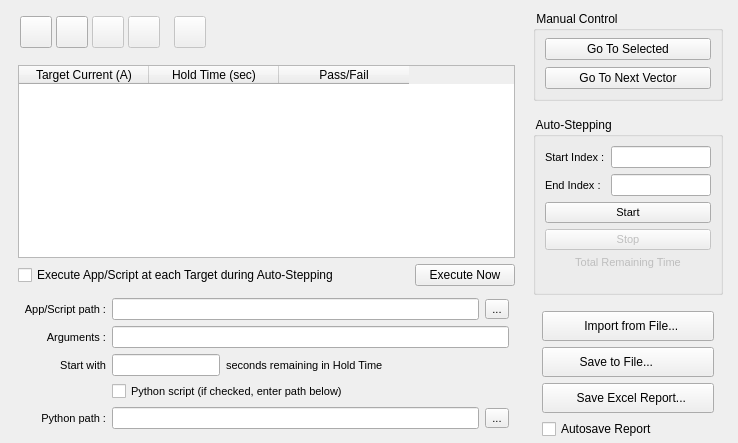
      <widget class="QWidget" name="tableTab">
       <property name="autoFillBackground">
        <bool>false</bool>
       </property>
       <attribute name="title">
        <string>Table</string>
       </attribute>
       <layout class="QGridLayout" name="tableTabLayout">
        <property name="leftMargin">
         <number>18</number>
        </property>
        <property name="topMargin">
         <number>11</number>
        </property>
        <property name="rightMargin">
         <number>15</number>
        </property>
        <property name="bottomMargin">
         <number>2</number>
        </property>
        <property name="horizontalSpacing">
         <number>18</number>
        </property>
        <property name="verticalSpacing">
         <number>6</number>
        </property>
        <item row="3" column="2">
         <widget class="QPushButton" name="executeNowButton">
          <property name="sizePolicy">
           <sizepolicy hsizetype="Fixed" vsizetype="Fixed">
            <horstretch>0</horstretch>
            <verstretch>0</verstretch>
           </sizepolicy>
          </property>
          <property name="minimumSize">
           <size>
            <width>100</width>
            <height>0</height>
           </size>
          </property>
          <property name="maximumSize">
           <size>
            <width>100</width>
            <height>16777215</height>
           </size>
          </property>
          <property name="text">
           <string>Execute Now</string>
          </property>
         </widget>
        </item>
        <item row="3" column="1">
         <spacer name="horizontalSpacer_6">
          <property name="orientation">
           <enum>Qt::Horizontal</enum>
          </property>
          <property name="sizeHint" stdset="0">
           <size>
            <width>40</width>
            <height>20</height>
           </size>
          </property>
         </spacer>
        </item>
        <item row="4" column="0" colspan="3">
         <widget class="QFrame" name="appFrame">
          <property name="sizePolicy">
           <sizepolicy hsizetype="Preferred" vsizetype="Fixed">
            <horstretch>0</horstretch>
            <verstretch>0</verstretch>
           </sizepolicy>
          </property>
          <property name="minimumSize">
           <size>
            <width>0</width>
            <height>0</height>
           </size>
          </property>
          <property name="font">
           <font>
            <family>Arial</family>
            <pointsize>8</pointsize>
           </font>
          </property>
          <property name="frameShape">
           <enum>QFrame::NoFrame</enum>
          </property>
          <property name="frameShadow">
           <enum>QFrame::Plain</enum>
          </property>
          <layout class="QGridLayout" name="appLayout">
           <property name="leftMargin">
            <number>6</number>
           </property>
           <property name="topMargin">
            <number>6</number>
           </property>
           <property name="rightMargin">
            <number>6</number>
           </property>
           <property name="bottomMargin">
            <number>6</number>
           </property>
           <item row="1" column="4">
            <widget class="QToolButton" name="appLocationButton">
             <property name="toolTip">
              <string>Browse for location...</string>
             </property>
             <property name="text">
              <string>...</string>
             </property>
            </widget>
           </item>
           <item row="5" column="4">
            <widget class="QToolButton" name="pythonLocationButton">
             <property name="toolTip">
              <string>Browse for Python location...</string>
             </property>
             <property name="text">
              <string>...</string>
             </property>
            </widget>
           </item>
           <item row="1" column="0">
            <widget class="QLabel" name="appLocationLabel">
             <property name="text">
              <string>App/Script path :</string>
             </property>
             <property name="alignment">
              <set>Qt::AlignRight|Qt::AlignTrailing|Qt::AlignVCenter</set>
             </property>
            </widget>
           </item>
           <item row="3" column="4">
            <spacer name="horizontalSpacer_7">
             <property name="orientation">
              <enum>Qt::Horizontal</enum>
             </property>
             <property name="sizeType">
              <enum>QSizePolicy::Minimum</enum>
             </property>
             <property name="sizeHint" stdset="0">
              <size>
               <width>10</width>
               <height>20</height>
              </size>
             </property>
            </spacer>
           </item>
           <item row="3" column="2">
            <widget class="QLabel" name="appStartLabel2">
             <property name="text">
              <string>seconds remaining in Hold Time</string>
             </property>
            </widget>
           </item>
           <item row="3" column="0">
            <widget class="QLabel" name="appStartLabel1">
             <property name="text">
              <string>Start with</string>
             </property>
             <property name="alignment">
              <set>Qt::AlignRight|Qt::AlignTrailing|Qt::AlignVCenter</set>
             </property>
            </widget>
           </item>
           <item row="5" column="0">
            <widget class="QLabel" name="pythonPathLabel">
             <property name="text">
              <string>Python path :</string>
             </property>
             <property name="alignment">
              <set>Qt::AlignRight|Qt::AlignTrailing|Qt::AlignVCenter</set>
             </property>
            </widget>
           </item>
           <item row="4" column="1" colspan="4">
            <widget class="QCheckBox" name="pythonCheckBox">
             <property name="text">
              <string>Python script (if checked, enter path below)</string>
             </property>
            </widget>
           </item>
           <item row="3" column="1">
            <widget class="QLineEdit" name="appStartEdit">
             <property name="minimumSize">
              <size>
               <width>0</width>
               <height>20</height>
              </size>
             </property>
             <property name="alignment">
              <set>Qt::AlignCenter</set>
             </property>
            </widget>
           </item>
           <item row="2" column="0">
            <widget class="QLabel" name="appArgsLabel">
             <property name="text">
              <string>Arguments :</string>
             </property>
             <property name="alignment">
              <set>Qt::AlignRight|Qt::AlignTrailing|Qt::AlignVCenter</set>
             </property>
            </widget>
           </item>
           <item row="3" column="3">
            <spacer name="horizontalSpacer_8">
             <property name="orientation">
              <enum>Qt::Horizontal</enum>
             </property>
             <property name="sizeHint" stdset="0">
              <size>
               <width>40</width>
               <height>20</height>
              </size>
             </property>
            </spacer>
           </item>
           <item row="1" column="1" colspan="3">
            <widget class="QLineEdit" name="appLocationEdit">
             <property name="minimumSize">
              <size>
               <width>0</width>
               <height>20</height>
              </size>
             </property>
            </widget>
           </item>
           <item row="5" column="1" colspan="3">
            <widget class="QLineEdit" name="pythonPathEdit">
             <property name="minimumSize">
              <size>
               <width>0</width>
               <height>21</height>
              </size>
             </property>
            </widget>
           </item>
           <item row="2" column="1" colspan="4">
            <widget class="QLineEdit" name="appArgsEdit">
             <property name="minimumSize">
              <size>
               <width>0</width>
               <height>20</height>
              </size>
             </property>
            </widget>
           </item>
          </layout>
         </widget>
        </item>
        <item row="3" column="0">
         <widget class="QCheckBox" name="executeCheckBox">
          <property name="minimumSize">
           <size>
            <width>0</width>
            <height>20</height>
           </size>
          </property>
          <property name="maximumSize">
           <size>
            <width>16777215</width>
            <height>20</height>
           </size>
          </property>
          <property name="toolTip">
           <string>Launches the specified app or script in the background at each table target</string>
          </property>
          <property name="text">
           <string>Execute App/Script at each Target during Auto-Stepping</string>
          </property>
         </widget>
        </item>
        <item row="2" column="0" colspan="3">
         <widget class="QTableWidgetWithCopyPaste" name="tableWidget">
          <property name="font">
           <font>
            <weight>50</weight>
            <bold>false</bold>
           </font>
          </property>
          <property name="sizeAdjustPolicy">
           <enum>QAbstractScrollArea::AdjustToContents</enum>
          </property>
          <property name="alternatingRowColors">
           <bool>false</bool>
          </property>
          <property name="selectionMode">
           <enum>QAbstractItemView::SingleSelection</enum>
          </property>
          <property name="selectionBehavior">
           <enum>QAbstractItemView::SelectRows</enum>
          </property>
          <property name="gridStyle">
           <enum>Qt::SolidLine</enum>
          </property>
          <property name="wordWrap">
           <bool>false</bool>
          </property>
          <property name="columnCount">
           <number>3</number>
          </property>
          <attribute name="horizontalHeaderMinimumSectionSize">
           <number>110</number>
          </attribute>
          <attribute name="horizontalHeaderDefaultSectionSize">
           <number>130</number>
          </attribute>
          <attribute name="verticalHeaderMinimumSectionSize">
           <number>24</number>
          </attribute>
          <attribute name="verticalHeaderDefaultSectionSize">
           <number>26</number>
          </attribute>
          <column>
           <property name="text">
            <string>Target Current (A)</string>
           </property>
           <property name="font">
            <font>
             <family>Segoe UI</family>
            </font>
           </property>
           <property name="textAlignment">
            <set>AlignHCenter|AlignBottom</set>
           </property>
          </column>
          <column>
           <property name="text">
            <string>Hold Time (sec)</string>
           </property>
           <property name="font">
            <font>
             <family>Segoe UI</family>
            </font>
           </property>
           <property name="textAlignment">
            <set>AlignHCenter|AlignBottom</set>
           </property>
          </column>
          <column>
           <property name="text">
            <string>Pass/Fail</string>
           </property>
           <property name="font">
            <font>
             <family>Segoe UI</family>
            </font>
           </property>
           <property name="textAlignment">
            <set>AlignHCenter|AlignBottom</set>
           </property>
          </column>
         </widget>
        </item>
        <item row="0" column="0">
         <widget class="QFrame" name="tableRowEditFrame">
          <property name="sizePolicy">
           <sizepolicy hsizetype="Minimum" vsizetype="Minimum">
            <horstretch>0</horstretch>
            <verstretch>0</verstretch>
           </sizepolicy>
          </property>
          <property name="minimumSize">
           <size>
            <width>190</width>
            <height>42</height>
           </size>
          </property>
          <property name="maximumSize">
           <size>
            <width>185</width>
            <height>46</height>
           </size>
          </property>
          <property name="frameShape">
           <enum>QFrame::NoFrame</enum>
          </property>
          <property name="frameShadow">
           <enum>QFrame::Raised</enum>
          </property>
          <property name="lineWidth">
           <number>0</number>
          </property>
          <layout class="QHBoxLayout" name="vectorRowEditHorizontalLayout">
           <property name="spacing">
            <number>2</number>
           </property>
           <property name="leftMargin">
            <number>0</number>
           </property>
           <property name="topMargin">
            <number>0</number>
           </property>
           <property name="rightMargin">
            <number>0</number>
           </property>
           <property name="bottomMargin">
            <number>0</number>
           </property>
           <item>
            <widget class="QToolButton" name="addRowAboveToolButton">
             <property name="enabled">
              <bool>true</bool>
             </property>
             <property name="minimumSize">
              <size>
               <width>32</width>
               <height>32</height>
              </size>
             </property>
             <property name="toolTip">
              <string>Add Row Above</string>
             </property>
             <property name="text">
              <string/>
             </property>
             <property name="icon">
              <iconset resource="magnetdaq.qrc">
               <normaloff>:/magnetdaq/Resources/insert-above.png</normaloff>:/magnetdaq/Resources/insert-above.png</iconset>
             </property>
             <property name="iconSize">
              <size>
               <width>24</width>
               <height>24</height>
              </size>
             </property>
            </widget>
           </item>
           <item>
            <widget class="QToolButton" name="addRowBelowToolButton">
             <property name="enabled">
              <bool>true</bool>
             </property>
             <property name="minimumSize">
              <size>
               <width>32</width>
               <height>32</height>
              </size>
             </property>
             <property name="toolTip">
              <string>Add Row Below</string>
             </property>
             <property name="text">
              <string/>
             </property>
             <property name="icon">
              <iconset resource="magnetdaq.qrc">
               <normaloff>:/magnetdaq/Resources/insert-below.png</normaloff>:/magnetdaq/Resources/insert-below.png</iconset>
             </property>
             <property name="iconSize">
              <size>
               <width>24</width>
               <height>24</height>
              </size>
             </property>
            </widget>
           </item>
           <item>
            <widget class="QToolButton" name="removeRowToolButton">
             <property name="enabled">
              <bool>false</bool>
             </property>
             <property name="minimumSize">
              <size>
               <width>32</width>
               <height>32</height>
              </size>
             </property>
             <property name="toolTip">
              <string>Delete Row</string>
             </property>
             <property name="text">
              <string/>
             </property>
             <property name="icon">
              <iconset resource="magnetdaq.qrc">
               <normaloff>:/magnetdaq/Resources/delete-row.png</normaloff>:/magnetdaq/Resources/delete-row.png</iconset>
             </property>
             <property name="iconSize">
              <size>
               <width>24</width>
               <height>24</height>
              </size>
             </property>
            </widget>
           </item>
           <item>
            <widget class="QToolButton" name="tableClearToolButton">
             <property name="enabled">
              <bool>false</bool>
             </property>
             <property name="minimumSize">
              <size>
               <width>32</width>
               <height>32</height>
              </size>
             </property>
             <property name="toolTip">
              <string>Clear Table</string>
             </property>
             <property name="text">
              <string/>
             </property>
             <property name="icon">
              <iconset resource="magnetdaq.qrc">
               <normaloff>:/magnetdaq/Resources/erase-table.png</normaloff>:/magnetdaq/Resources/erase-table.png</iconset>
             </property>
             <property name="iconSize">
              <size>
               <width>24</width>
               <height>24</height>
              </size>
             </property>
            </widget>
           </item>
           <item>
            <spacer name="tableToolbarSpacer">
             <property name="orientation">
              <enum>Qt::Horizontal</enum>
             </property>
             <property name="sizeType">
              <enum>QSizePolicy::Fixed</enum>
             </property>
             <property name="sizeHint" stdset="0">
              <size>
               <width>10</width>
               <height>20</height>
              </size>
             </property>
            </spacer>
           </item>
           <item>
            <widget class="QToolButton" name="togglePersistenceToolButton">
             <property name="enabled">
              <bool>false</bool>
             </property>
             <property name="minimumSize">
              <size>
               <width>32</width>
               <height>32</height>
              </size>
             </property>
             <property name="toolTip">
              <string>Toggle Persistence for All Entries</string>
             </property>
             <property name="text">
              <string/>
             </property>
             <property name="icon">
              <iconset resource="magnetdaq.qrc">
               <normaloff>:/magnetdaq/Resources/pswitch.png</normaloff>:/magnetdaq/Resources/pswitch.png</iconset>
             </property>
             <property name="iconSize">
              <size>
               <width>24</width>
               <height>24</height>
              </size>
             </property>
            </widget>
           </item>
          </layout>
         </widget>
        </item>
        <item row="0" column="1" colspan="2">
         <spacer name="horizontalSpacer_5">
          <property name="orientation">
           <enum>Qt::Horizontal</enum>
          </property>
          <property name="sizeHint" stdset="0">
           <size>
            <width>40</width>
            <height>20</height>
           </size>
          </property>
         </spacer>
        </item>
        <item row="0" column="3" rowspan="6">
         <widget class="QFrame" name="tableControlFrame">
          <property name="minimumSize">
           <size>
            <width>170</width>
            <height>0</height>
           </size>
          </property>
          <property name="maximumSize">
           <size>
            <width>190</width>
            <height>16777215</height>
           </size>
          </property>
          <property name="frameShape">
           <enum>QFrame::NoFrame</enum>
          </property>
          <property name="frameShadow">
           <enum>QFrame::Raised</enum>
          </property>
          <property name="lineWidth">
           <number>0</number>
          </property>
          <layout class="QVBoxLayout" name="tableControlLayout">
           <property name="spacing">
            <number>16</number>
           </property>
           <property name="leftMargin">
            <number>0</number>
           </property>
           <property name="topMargin">
            <number>0</number>
           </property>
           <property name="rightMargin">
            <number>0</number>
           </property>
           <property name="bottomMargin">
            <number>0</number>
           </property>
           <item>
            <widget class="QGroupBox" name="manualControlGroupBox">
             <property name="minimumSize">
              <size>
               <width>0</width>
               <height>90</height>
              </size>
             </property>
             <property name="maximumSize">
              <size>
               <width>16777215</width>
               <height>16777215</height>
              </size>
             </property>
             <property name="title">
              <string> Manual Control </string>
             </property>
             <layout class="QVBoxLayout" name="manualControlLayout_2">
              <property name="spacing">
               <number>7</number>
              </property>
              <property name="topMargin">
               <number>7</number>
              </property>
              <item>
               <widget class="QPushButton" name="goToSelectedButton">
                <property name="toolTip">
                 <string>Goes to first row in selection</string>
                </property>
                <property name="text">
                 <string>Go To Selected</string>
                </property>
               </widget>
              </item>
              <item>
               <widget class="QPushButton" name="goToNextButton">
                <property name="toolTip">
                 <string>Goes to next vector in table</string>
                </property>
                <property name="text">
                 <string>Go To Next Vector</string>
                </property>
               </widget>
              </item>
             </layout>
            </widget>
           </item>
           <item>
            <widget class="QGroupBox" name="autoStepGroupBox">
             <property name="minimumSize">
              <size>
               <width>0</width>
               <height>177</height>
              </size>
             </property>
             <property name="maximumSize">
              <size>
               <width>16777215</width>
               <height>16777215</height>
              </size>
             </property>
             <property name="font">
              <font>
               <pointsize>9</pointsize>
              </font>
             </property>
             <property name="title">
              <string> Auto-Stepping </string>
             </property>
             <layout class="QGridLayout" name="autostepLayout_2">
              <property name="bottomMargin">
               <number>4</number>
              </property>
              <item row="1" column="0">
               <widget class="QLabel" name="endIndexLabel">
                <property name="font">
                 <font>
                  <family>Arial</family>
                  <pointsize>8</pointsize>
                 </font>
                </property>
                <property name="text">
                 <string>End Index :</string>
                </property>
               </widget>
              </item>
              <item row="3" column="0" colspan="2">
               <widget class="QPushButton" name="autostartStopButton">
                <property name="enabled">
                 <bool>false</bool>
                </property>
                <property name="font">
                 <font>
                  <family>Arial</family>
                  <pointsize>8</pointsize>
                 </font>
                </property>
                <property name="text">
                 <string>Stop</string>
                </property>
               </widget>
              </item>
              <item row="1" column="1">
               <widget class="QLineEdit" name="endIndexEdit">
                <property name="minimumSize">
                 <size>
                  <width>0</width>
                  <height>20</height>
                 </size>
                </property>
                <property name="font">
                 <font>
                  <family>Arial</family>
                  <pointsize>8</pointsize>
                 </font>
                </property>
               </widget>
              </item>
              <item row="5" column="0" colspan="2">
               <widget class="QLabel" name="autostepRemainingTimeValue">
                <property name="enabled">
                 <bool>false</bool>
                </property>
                <property name="font">
                 <font>
                  <family>Arial</family>
                  <pointsize>8</pointsize>
                 </font>
                </property>
                <property name="text">
                 <string/>
                </property>
                <property name="alignment">
                 <set>Qt::AlignCenter</set>
                </property>
               </widget>
              </item>
              <item row="2" column="0" colspan="2">
               <widget class="QPushButton" name="autostepStartButton">
                <property name="font">
                 <font>
                  <family>Arial</family>
                  <pointsize>8</pointsize>
                 </font>
                </property>
                <property name="text">
                 <string>Start</string>
                </property>
               </widget>
              </item>
              <item row="4" column="0" colspan="2">
               <widget class="QLabel" name="autostepRemainingTimeLabel">
                <property name="enabled">
                 <bool>false</bool>
                </property>
                <property name="font">
                 <font>
                  <family>Arial</family>
                  <pointsize>8</pointsize>
                 </font>
                </property>
                <property name="text">
                 <string>Total Remaining Time</string>
                </property>
                <property name="alignment">
                 <set>Qt::AlignCenter</set>
                </property>
               </widget>
              </item>
              <item row="0" column="1">
               <widget class="QLineEdit" name="startIndexEdit">
                <property name="minimumSize">
                 <size>
                  <width>0</width>
                  <height>20</height>
                 </size>
                </property>
                <property name="font">
                 <font>
                  <family>Arial</family>
                  <pointsize>8</pointsize>
                 </font>
                </property>
               </widget>
              </item>
              <item row="0" column="0">
               <widget class="QLabel" name="startIndexLabel">
                <property name="font">
                 <font>
                  <family>Arial</family>
                  <pointsize>8</pointsize>
                 </font>
                </property>
                <property name="text">
                 <string>Start Index :</string>
                </property>
               </widget>
              </item>
             </layout>
            </widget>
           </item>
           <item>
            <widget class="QFrame" name="tableDataFrame">
             <property name="minimumSize">
              <size>
               <width>140</width>
               <height>0</height>
              </size>
             </property>
             <property name="frameShape">
              <enum>QFrame::NoFrame</enum>
             </property>
             <property name="frameShadow">
              <enum>QFrame::Raised</enum>
             </property>
             <property name="lineWidth">
              <number>0</number>
             </property>
             <layout class="QVBoxLayout" name="tableDataFrameLayout">
              <property name="spacing">
               <number>6</number>
              </property>
              <property name="topMargin">
               <number>0</number>
              </property>
              <property name="bottomMargin">
               <number>0</number>
              </property>
              <item>
               <widget class="QPushButton" name="importDataButton">
                <property name="sizePolicy">
                 <sizepolicy hsizetype="Preferred" vsizetype="Fixed">
                  <horstretch>0</horstretch>
                  <verstretch>0</verstretch>
                 </sizepolicy>
                </property>
                <property name="minimumSize">
                 <size>
                  <width>0</width>
                  <height>30</height>
                 </size>
                </property>
                <property name="toolTip">
                 <string>Import table data from CSV-formatted file</string>
                </property>
                <property name="layoutDirection">
                 <enum>Qt::LeftToRight</enum>
                </property>
                <property name="text">
                 <string>  Import from File...</string>
                </property>
                <property name="icon">
                 <iconset resource="magnetdaq.qrc">
                  <normaloff>:/magnetdaq/Resources/import_from_csv.png</normaloff>:/magnetdaq/Resources/import_from_csv.png</iconset>
                </property>
                <property name="iconSize">
                 <size>
                  <width>24</width>
                  <height>24</height>
                 </size>
                </property>
                <property name="default">
                 <bool>false</bool>
                </property>
                <property name="flat">
                 <bool>false</bool>
                </property>
               </widget>
              </item>
              <item>
               <widget class="QPushButton" name="saveDataButton">
                <property name="minimumSize">
                 <size>
                  <width>0</width>
                  <height>30</height>
                 </size>
                </property>
                <property name="toolTip">
                 <string>Save table data to CSV-formatted file</string>
                </property>
                <property name="layoutDirection">
                 <enum>Qt::LeftToRight</enum>
                </property>
                <property name="text">
                 <string>  Save to File...         </string>
                </property>
                <property name="icon">
                 <iconset resource="magnetdaq.qrc">
                  <normaloff>:/magnetdaq/Resources/export_to_csv.png</normaloff>:/magnetdaq/Resources/export_to_csv.png</iconset>
                </property>
                <property name="iconSize">
                 <size>
                  <width>24</width>
                  <height>24</height>
                 </size>
                </property>
               </widget>
              </item>
              <item>
               <widget class="QPushButton" name="saveToExcelReportButton">
                <property name="minimumSize">
                 <size>
                  <width>0</width>
                  <height>30</height>
                 </size>
                </property>
                <property name="toolTip">
                 <string>Save data to Excel report</string>
                </property>
                <property name="text">
                 <string>  Save Excel Report...</string>
                </property>
                <property name="icon">
                 <iconset resource="magnetdaq.qrc">
                  <normaloff>:/magnetdaq/Resources/export_to_excel.png</normaloff>:/magnetdaq/Resources/export_to_excel.png</iconset>
                </property>
                <property name="iconSize">
                 <size>
                  <width>24</width>
                  <height>24</height>
                 </size>
                </property>
               </widget>
              </item>
              <item>
               <widget class="QCheckBox" name="autosaveReportCheckBox">
                <property name="minimumSize">
                 <size>
                  <width>0</width>
                  <height>20</height>
                 </size>
                </property>
                <property name="layoutDirection">
                 <enum>Qt::LeftToRight</enum>
                </property>
                <property name="text">
                 <string>Autosave Report</string>
                </property>
               </widget>
              </item>
              <item>
               <spacer name="verticalSpacer_22">
                <property name="orientation">
                 <enum>Qt::Vertical</enum>
                </property>
                <property name="sizeType">
                 <enum>QSizePolicy::MinimumExpanding</enum>
                </property>
                <property name="sizeHint" stdset="0">
                 <size>
                  <width>10</width>
                  <height>2</height>
                 </size>
                </property>
               </spacer>
              </item>
             </layout>
            </widget>
           </item>
          </layout>
         </widget>
        </item>
       </layout>
      </widget>
